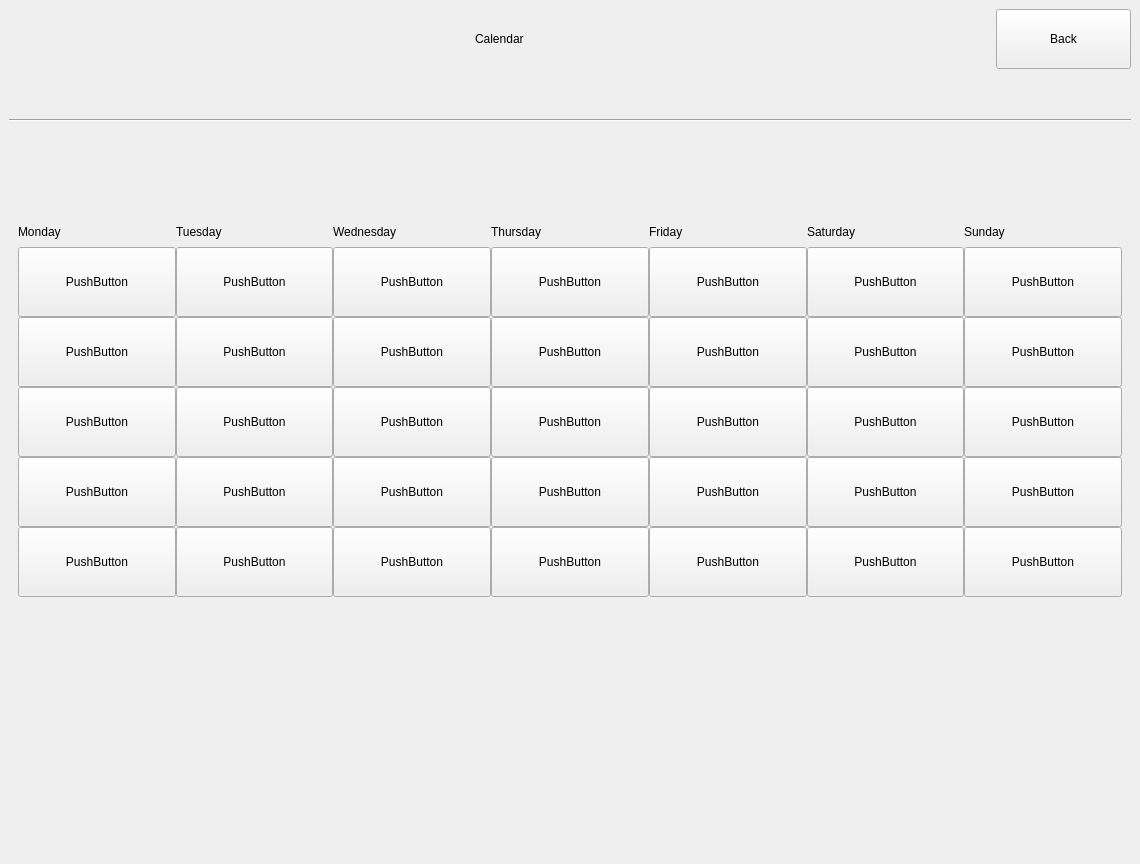
<?xml version="1.0" encoding="UTF-8"?>
<ui version="4.0">
 <class>MainWindow</class>
 <widget class="QMainWindow" name="MainWindow">
  <property name="geometry">
   <rect>
    <x>0</x>
    <y>0</y>
    <width>1140</width>
    <height>864</height>
   </rect>
  </property>
  <property name="minimumSize">
   <size>
    <width>1140</width>
    <height>864</height>
   </size>
  </property>
  <property name="maximumSize">
   <size>
    <width>1920</width>
    <height>1080</height>
   </size>
  </property>
  <property name="windowTitle">
   <string>MainWindow</string>
  </property>
  <widget class="QWidget" name="centralwidget">
   <layout class="QVBoxLayout" name="verticalLayout">
    <item>
     <layout class="QHBoxLayout" name="horizontalLayout">
      <property name="bottomMargin">
       <number>44</number>
      </property>
      <item>
       <spacer name="horizontalSpacer_2">
        <property name="orientation">
         <enum>Qt::Orientation::Horizontal</enum>
        </property>
        <property name="sizeHint" stdset="0">
         <size>
          <width>40</width>
          <height>20</height>
         </size>
        </property>
       </spacer>
      </item>
      <item>
       <widget class="QLabel" name="label">
        <property name="text">
         <string>Calendar</string>
        </property>
       </widget>
      </item>
      <item>
       <spacer name="horizontalSpacer">
        <property name="orientation">
         <enum>Qt::Orientation::Horizontal</enum>
        </property>
        <property name="sizeHint" stdset="0">
         <size>
          <width>40</width>
          <height>20</height>
         </size>
        </property>
       </spacer>
      </item>
      <item>
       <widget class="QPushButton" name="Back_Button">
        <property name="sizePolicy">
         <sizepolicy hsizetype="Expanding" vsizetype="Expanding">
          <horstretch>0</horstretch>
          <verstretch>0</verstretch>
         </sizepolicy>
        </property>
        <property name="minimumSize">
         <size>
          <width>80</width>
          <height>50</height>
         </size>
        </property>
        <property name="maximumSize">
         <size>
          <width>135</width>
          <height>60</height>
         </size>
        </property>
        <property name="text">
         <string>Back</string>
        </property>
       </widget>
      </item>
     </layout>
    </item>
    <item>
     <widget class="Line" name="line">
      <property name="orientation">
       <enum>Qt::Orientation::Horizontal</enum>
      </property>
     </widget>
    </item>
    <item>
     <spacer name="verticalSpacer">
      <property name="orientation">
       <enum>Qt::Orientation::Vertical</enum>
      </property>
      <property name="sizeType">
       <enum>QSizePolicy::Policy::Maximum</enum>
      </property>
      <property name="sizeHint" stdset="0">
       <size>
        <width>20</width>
        <height>24</height>
       </size>
      </property>
     </spacer>
    </item>
    <item>
     <widget class="QWidget" name="Calendar" native="true">
      <property name="minimumSize">
       <size>
        <width>0</width>
        <height>510</height>
       </size>
      </property>
      <property name="styleSheet">
       <string notr="true"/>
      </property>
      <layout class="QVBoxLayout" name="verticalLayout_2">
       <item>
        <layout class="QGridLayout" name="gridLayout_2">
         <property name="sizeConstraint">
          <enum>QLayout::SizeConstraint::SetMaximumSize</enum>
         </property>
         <property name="leftMargin">
          <number>0</number>
         </property>
         <property name="topMargin">
          <number>0</number>
         </property>
         <property name="rightMargin">
          <number>0</number>
         </property>
         <property name="spacing">
          <number>0</number>
         </property>
         <item row="6" column="1">
          <widget class="QPushButton" name="pushButton_7">
           <property name="minimumSize">
            <size>
             <width>50</width>
             <height>70</height>
            </size>
           </property>
           <property name="text">
            <string>PushButton</string>
           </property>
          </widget>
         </item>
         <item row="2" column="3">
          <widget class="QPushButton" name="pushButton_26">
           <property name="minimumSize">
            <size>
             <width>50</width>
             <height>70</height>
            </size>
           </property>
           <property name="text">
            <string>PushButton</string>
           </property>
          </widget>
         </item>
         <item row="3" column="3">
          <widget class="QPushButton" name="pushButton_32">
           <property name="minimumSize">
            <size>
             <width>50</width>
             <height>70</height>
            </size>
           </property>
           <property name="text">
            <string>PushButton</string>
           </property>
          </widget>
         </item>
         <item row="4" column="6">
          <widget class="QPushButton" name="pushButton_24">
           <property name="minimumSize">
            <size>
             <width>50</width>
             <height>70</height>
            </size>
           </property>
           <property name="text">
            <string>PushButton</string>
           </property>
          </widget>
         </item>
         <item row="0" column="2">
          <widget class="QLabel" name="label_4">
           <property name="maximumSize">
            <size>
             <width>16777215</width>
             <height>30</height>
            </size>
           </property>
           <property name="text">
            <string>Wednesday</string>
           </property>
          </widget>
         </item>
         <item row="0" column="0">
          <widget class="QLabel" name="label_2">
           <property name="minimumSize">
            <size>
             <width>0</width>
             <height>30</height>
            </size>
           </property>
           <property name="maximumSize">
            <size>
             <width>16777215</width>
             <height>30</height>
            </size>
           </property>
           <property name="text">
            <string>Monday</string>
           </property>
          </widget>
         </item>
         <item row="2" column="6">
          <widget class="QPushButton" name="pushButton_31">
           <property name="minimumSize">
            <size>
             <width>50</width>
             <height>70</height>
            </size>
           </property>
           <property name="text">
            <string>PushButton</string>
           </property>
          </widget>
         </item>
         <item row="5" column="4">
          <widget class="QPushButton" name="pushButton_11">
           <property name="minimumSize">
            <size>
             <width>50</width>
             <height>70</height>
            </size>
           </property>
           <property name="text">
            <string>PushButton</string>
           </property>
          </widget>
         </item>
         <item row="0" column="6">
          <widget class="QLabel" name="label_8">
           <property name="maximumSize">
            <size>
             <width>16777215</width>
             <height>30</height>
            </size>
           </property>
           <property name="text">
            <string>Sunday</string>
           </property>
          </widget>
         </item>
         <item row="6" column="5">
          <widget class="QPushButton" name="pushButton_17">
           <property name="minimumSize">
            <size>
             <width>50</width>
             <height>70</height>
            </size>
           </property>
           <property name="text">
            <string>PushButton</string>
           </property>
          </widget>
         </item>
         <item row="4" column="4">
          <widget class="QPushButton" name="pushButton_22">
           <property name="minimumSize">
            <size>
             <width>50</width>
             <height>70</height>
            </size>
           </property>
           <property name="text">
            <string>PushButton</string>
           </property>
          </widget>
         </item>
         <item row="6" column="3">
          <widget class="QPushButton" name="pushButton_15">
           <property name="minimumSize">
            <size>
             <width>50</width>
             <height>70</height>
            </size>
           </property>
           <property name="text">
            <string>PushButton</string>
           </property>
          </widget>
         </item>
         <item row="4" column="3">
          <widget class="QPushButton" name="pushButton_21">
           <property name="minimumSize">
            <size>
             <width>50</width>
             <height>70</height>
            </size>
           </property>
           <property name="text">
            <string>PushButton</string>
           </property>
          </widget>
         </item>
         <item row="4" column="1">
          <widget class="QPushButton" name="pushButton_19">
           <property name="minimumSize">
            <size>
             <width>50</width>
             <height>70</height>
            </size>
           </property>
           <property name="text">
            <string>PushButton</string>
           </property>
          </widget>
         </item>
         <item row="5" column="6">
          <widget class="QPushButton" name="pushButton_13">
           <property name="minimumSize">
            <size>
             <width>50</width>
             <height>70</height>
            </size>
           </property>
           <property name="text">
            <string>PushButton</string>
           </property>
          </widget>
         </item>
         <item row="0" column="3">
          <widget class="QLabel" name="label_5">
           <property name="maximumSize">
            <size>
             <width>16777215</width>
             <height>30</height>
            </size>
           </property>
           <property name="text">
            <string>Thursday</string>
           </property>
          </widget>
         </item>
         <item row="2" column="1">
          <widget class="QPushButton" name="pushButton_43">
           <property name="minimumSize">
            <size>
             <width>50</width>
             <height>70</height>
            </size>
           </property>
           <property name="text">
            <string>PushButton</string>
           </property>
          </widget>
         </item>
         <item row="4" column="5">
          <widget class="QPushButton" name="pushButton_23">
           <property name="minimumSize">
            <size>
             <width>50</width>
             <height>70</height>
            </size>
           </property>
           <property name="text">
            <string>PushButton</string>
           </property>
          </widget>
         </item>
         <item row="5" column="5">
          <widget class="QPushButton" name="pushButton_12">
           <property name="minimumSize">
            <size>
             <width>50</width>
             <height>70</height>
            </size>
           </property>
           <property name="text">
            <string>PushButton</string>
           </property>
          </widget>
         </item>
         <item row="6" column="4">
          <widget class="QPushButton" name="pushButton_16">
           <property name="minimumSize">
            <size>
             <width>50</width>
             <height>70</height>
            </size>
           </property>
           <property name="text">
            <string>PushButton</string>
           </property>
          </widget>
         </item>
         <item row="3" column="5">
          <widget class="QPushButton" name="pushButton_34">
           <property name="minimumSize">
            <size>
             <width>50</width>
             <height>70</height>
            </size>
           </property>
           <property name="text">
            <string>PushButton</string>
           </property>
          </widget>
         </item>
         <item row="5" column="2">
          <widget class="QPushButton" name="pushButton_9">
           <property name="minimumSize">
            <size>
             <width>50</width>
             <height>70</height>
            </size>
           </property>
           <property name="text">
            <string>PushButton</string>
           </property>
          </widget>
         </item>
         <item row="2" column="4">
          <widget class="QPushButton" name="pushButton_27">
           <property name="minimumSize">
            <size>
             <width>50</width>
             <height>70</height>
            </size>
           </property>
           <property name="text">
            <string>PushButton</string>
           </property>
          </widget>
         </item>
         <item row="3" column="0">
          <widget class="QPushButton" name="pushButton_2">
           <property name="minimumSize">
            <size>
             <width>50</width>
             <height>70</height>
            </size>
           </property>
           <property name="text">
            <string>PushButton</string>
           </property>
          </widget>
         </item>
         <item row="3" column="6">
          <widget class="QPushButton" name="pushButton_35">
           <property name="minimumSize">
            <size>
             <width>50</width>
             <height>70</height>
            </size>
           </property>
           <property name="text">
            <string>PushButton</string>
           </property>
          </widget>
         </item>
         <item row="0" column="1">
          <widget class="QLabel" name="label_3">
           <property name="minimumSize">
            <size>
             <width>0</width>
             <height>30</height>
            </size>
           </property>
           <property name="maximumSize">
            <size>
             <width>16777215</width>
             <height>30</height>
            </size>
           </property>
           <property name="text">
            <string>Tuesday</string>
           </property>
          </widget>
         </item>
         <item row="6" column="0">
          <widget class="QPushButton" name="pushButton_4">
           <property name="minimumSize">
            <size>
             <width>50</width>
             <height>70</height>
            </size>
           </property>
           <property name="text">
            <string>PushButton</string>
           </property>
          </widget>
         </item>
         <item row="0" column="4">
          <widget class="QLabel" name="label_6">
           <property name="maximumSize">
            <size>
             <width>16777215</width>
             <height>30</height>
            </size>
           </property>
           <property name="text">
            <string>Friday</string>
           </property>
          </widget>
         </item>
         <item row="2" column="2">
          <widget class="QPushButton" name="pushButton_6">
           <property name="minimumSize">
            <size>
             <width>50</width>
             <height>70</height>
            </size>
           </property>
           <property name="text">
            <string>PushButton</string>
           </property>
          </widget>
         </item>
         <item row="6" column="6">
          <widget class="QPushButton" name="pushButton_18">
           <property name="minimumSize">
            <size>
             <width>50</width>
             <height>70</height>
            </size>
           </property>
           <property name="text">
            <string>PushButton</string>
           </property>
          </widget>
         </item>
         <item row="0" column="5">
          <widget class="QLabel" name="label_7">
           <property name="maximumSize">
            <size>
             <width>16777215</width>
             <height>30</height>
            </size>
           </property>
           <property name="text">
            <string>Saturday</string>
           </property>
          </widget>
         </item>
         <item row="4" column="0">
          <widget class="QPushButton" name="pushButton_42">
           <property name="minimumSize">
            <size>
             <width>50</width>
             <height>70</height>
            </size>
           </property>
           <property name="text">
            <string>PushButton</string>
           </property>
          </widget>
         </item>
         <item row="2" column="0">
          <widget class="QPushButton" name="pushButton">
           <property name="minimumSize">
            <size>
             <width>50</width>
             <height>70</height>
            </size>
           </property>
           <property name="text">
            <string>PushButton</string>
           </property>
          </widget>
         </item>
         <item row="3" column="4">
          <widget class="QPushButton" name="pushButton_33">
           <property name="minimumSize">
            <size>
             <width>50</width>
             <height>70</height>
            </size>
           </property>
           <property name="text">
            <string>PushButton</string>
           </property>
          </widget>
         </item>
         <item row="3" column="1">
          <widget class="QPushButton" name="pushButton_28">
           <property name="minimumSize">
            <size>
             <width>50</width>
             <height>70</height>
            </size>
           </property>
           <property name="text">
            <string>PushButton</string>
           </property>
          </widget>
         </item>
         <item row="5" column="3">
          <widget class="QPushButton" name="pushButton_10">
           <property name="minimumSize">
            <size>
             <width>50</width>
             <height>70</height>
            </size>
           </property>
           <property name="text">
            <string>PushButton</string>
           </property>
          </widget>
         </item>
         <item row="5" column="1">
          <widget class="QPushButton" name="pushButton_8">
           <property name="minimumSize">
            <size>
             <width>50</width>
             <height>70</height>
            </size>
           </property>
           <property name="text">
            <string>PushButton</string>
           </property>
          </widget>
         </item>
         <item row="6" column="2">
          <widget class="QPushButton" name="pushButton_14">
           <property name="minimumSize">
            <size>
             <width>50</width>
             <height>70</height>
            </size>
           </property>
           <property name="text">
            <string>PushButton</string>
           </property>
          </widget>
         </item>
         <item row="2" column="5">
          <widget class="QPushButton" name="pushButton_29">
           <property name="minimumSize">
            <size>
             <width>50</width>
             <height>70</height>
            </size>
           </property>
           <property name="text">
            <string>PushButton</string>
           </property>
          </widget>
         </item>
         <item row="5" column="0">
          <widget class="QPushButton" name="pushButton_3">
           <property name="minimumSize">
            <size>
             <width>50</width>
             <height>70</height>
            </size>
           </property>
           <property name="text">
            <string>PushButton</string>
           </property>
          </widget>
         </item>
         <item row="4" column="2">
          <widget class="QPushButton" name="pushButton_20">
           <property name="minimumSize">
            <size>
             <width>50</width>
             <height>70</height>
            </size>
           </property>
           <property name="text">
            <string>PushButton</string>
           </property>
          </widget>
         </item>
         <item row="3" column="2">
          <widget class="QPushButton" name="pushButton_30">
           <property name="minimumSize">
            <size>
             <width>50</width>
             <height>70</height>
            </size>
           </property>
           <property name="text">
            <string>PushButton</string>
           </property>
          </widget>
         </item>
        </layout>
       </item>
      </layout>
     </widget>
    </item>
    <item>
     <spacer name="verticalSpacer_2">
      <property name="orientation">
       <enum>Qt::Orientation::Vertical</enum>
      </property>
      <property name="sizeHint" stdset="0">
       <size>
        <width>20</width>
        <height>40</height>
       </size>
      </property>
     </spacer>
    </item>
   </layout>
  </widget>
 </widget>
 <resources/>
 <connections/>
</ui>
